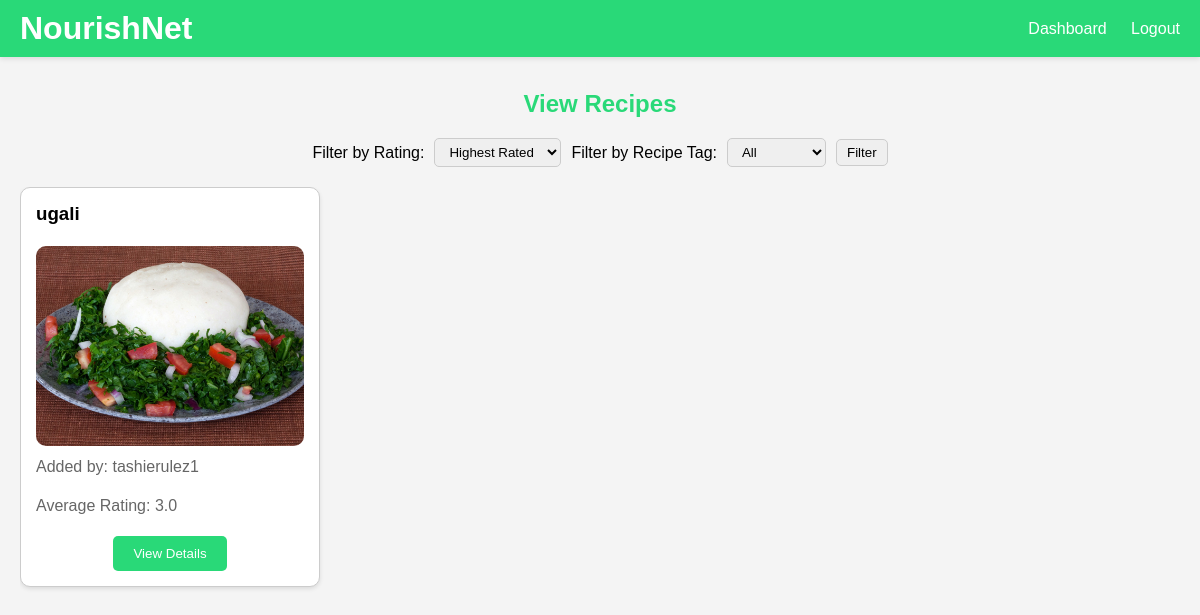
Page /viewrecipesadmin.php on the earlier database version.
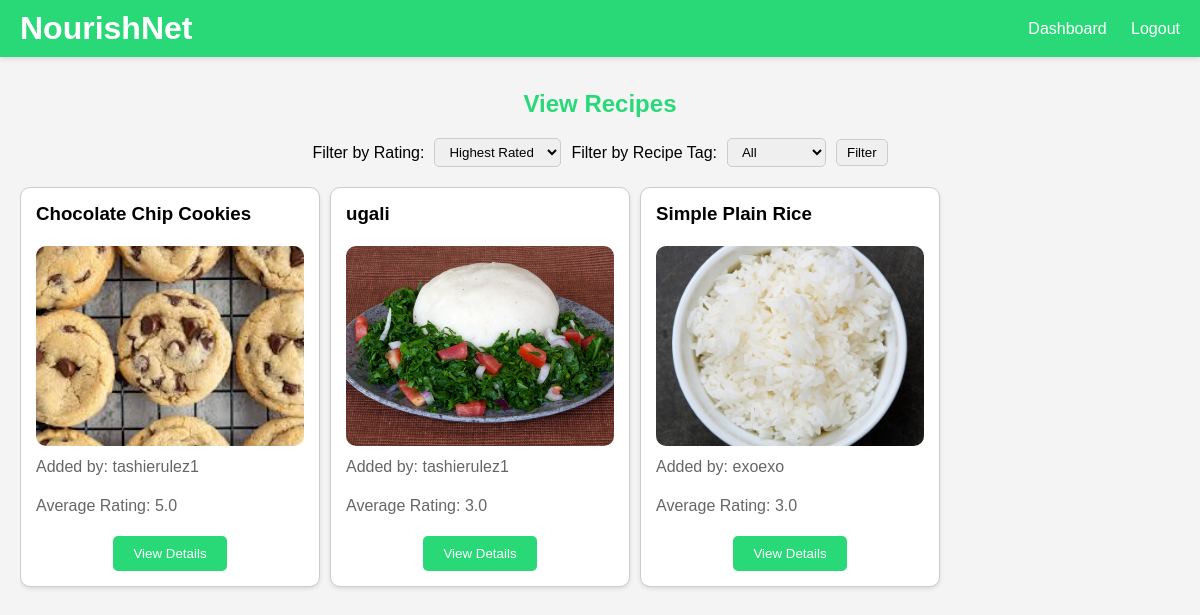
Same page on the later database version.
### tables this page shows
CREATE TABLE `recipe` (
  `recipe_id` int(11) NOT NULL,
  `user_id` int(11) DEFAULT NULL,
  `recipe` varchar(255) NOT NULL,
  `recipe_description` text DEFAULT NULL,
  `recipe_ingredients` text DEFAULT NULL,
  `recipe_instructions` text DEFAULT NULL,
  `recipe_image` varchar(255) DEFAULT NULL,
  `recipe_tag` varchar(255) NOT NULL,
  `recipe_nutrition` varchar(500) NOT NULL,
  `recipe_suitability` varchar(500) NOT NULL
);

CREATE TABLE `users` (
  `user_id` int(255) NOT NULL,
  `username` varchar(255) NOT NULL,
  `password` varchar(255) NOT NULL,
  `email` varchar(255) NOT NULL,
  `user_type` varchar(255) NOT NULL
);

### viewrecipesadmin.php (the view, shortened to what this page needs)
<?php
include 'config.php';
$conn = new mysqli($servername, $username, $password, $dbname);
$rating_filter = isset($_GET['rating']) ? $_GET['rating'] : 'highest';
$recipe_tag_filter = isset($_GET['recipe_tag']) ? $_GET['recipe_tag'] : 'all';
$order_by = $rating_filter == 'lowest' ? 'ASC' : 'DESC';
$recipe_tag_condition = $recipe_tag_filter != 'all' ? "WHERE recipe.recipe_tag = '$recipe_tag_filter'" : '';
$sql = "SELECT recipe.recipe_id, recipe.recipe, recipe.recipe_image, recipe.recipe_tag, users.username, AVG(rating.rating) AS avg_rating
        FROM recipe
        JOIN users ON recipe.user_id = users.user_id
        LEFT JOIN rating ON recipe.recipe_id = rating.recipe_id
        $recipe_tag_condition
        GROUP BY recipe.recipe_id
        ORDER BY avg_rating $order_by";
$result = $conn->query($sql);
?>
<!DOCTYPE html>
<html lang="en">
<head>
</head>
<body>
    <div class="taskbar">
        <div class="taskbar-left">
            <h1>NourishNet</h1>
        </div>
        <div class="taskbar-right">
            <a href="admindashboard.php">Dashboard</a>
            <a href="logout.php">Logout</a>
        </div>
    </div>
    <div class="content">
        <h2>View Recipes</h2>
        <div class="filters">
            <form method="GET" action="">
                <label for="rating">Filter by Rating:</label>
                <select name="rating" id="rating">
                    <option value="highest">Highest Rated</option>
                </select>
                <label for="recipe_tag">Filter by Recipe Tag:</label>
                <select name="recipe_tag" id="recipe_tag">
                    <option value="all">All</option>
                </select>
                <input type="submit" value="Filter">
            </form>
        </div>
        <div class="recipes-container">
            <?php
            if ($result->num_rows > 0) {
                while($row = $result->fetch_assoc()) {
                    echo "<div class='recipe'>";
                    echo "<h3>".$row["recipe"]."</h3>";
                    echo '<img src="'.$row["recipe_image"].'" alt="'.$row["recipe"].'">';
                    echo "<p>Added by: ".$row["username"]."</p>";
                    echo "<p>Average Rating: ";
                    echo number_format($row["avg_rating"], 1);
                    echo "</p>";
                    echo "<form action='viewrecipe.php' method='GET'>";
                    echo "<input type='submit' value='View Details'>";
                    echo "</form>";
                    echo "</div>";
                }
            } else {
                echo "<p>No recipes found</p>";
            }
            ?>
        </div>
    </div>
</body>
</html>

Differences in the rows shown:
added recipe: recipe "Chocolate Chip Cookies", recipe_image (picture), user.username "tashierulez1", avg_rating "5.0"
added recipe: recipe "Simple Plain Rice", recipe_image (picture), user.username "exoexo", avg_rating "3.0"
